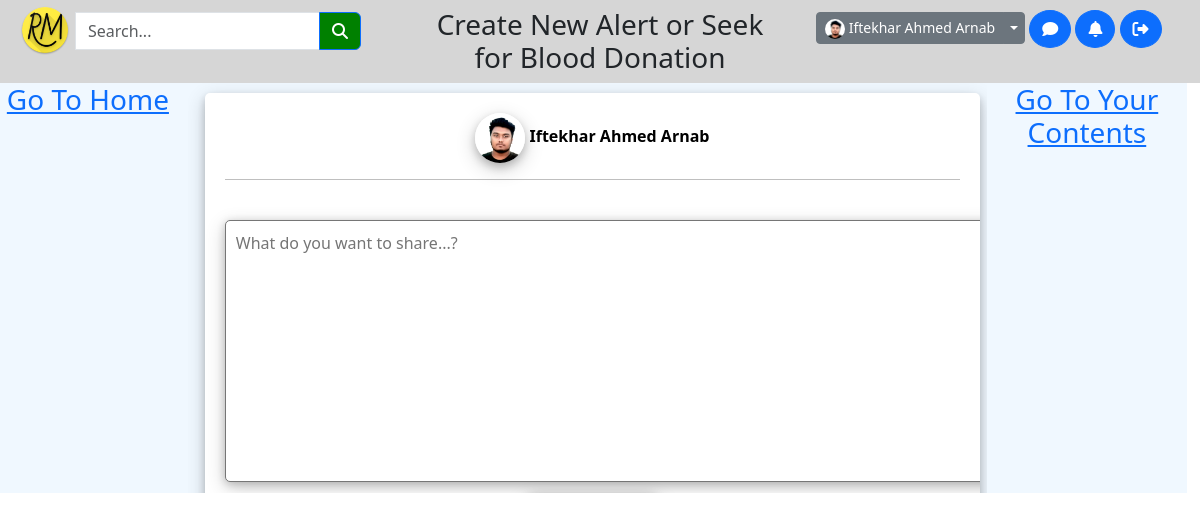
Screenshot of /create_post_alert.php (signed in) with the database file from the repository.
### tables this page shows
CREATE TABLE `users` (
  `fname` varchar(150) DEFAULT NULL,
  `lname` varchar(150) DEFAULT NULL,
  `uname` varchar(150) DEFAULT NULL,
  `email` varchar(150) DEFAULT NULL,
  `phone` varchar(150) DEFAULT NULL,
  `job` varchar(150) DEFAULT NULL,
  `about` varchar(500) DEFAULT NULL,
  `pass` varchar(150) DEFAULT NULL,
  `id` int(11) NOT NULL,
  `verified` varchar(20) DEFAULT NULL,
  `flag` int(11) DEFAULT 0,
  `content_count` int(11) DEFAULT 0,
  `pro_pic` varchar(500) DEFAULT NULL,
  `temp_id` varchar(50) DEFAULT NULL,
  `date_of_birth` varchar(100) DEFAULT NULL,
  `religion` varchar(100) DEFAULT NULL,
  `language` varchar(100) DEFAULT NULL,
  `relation` varchar(100) DEFAULT NULL,
  `blood` varchar(100) DEFAULT NULL,
  `nation` varchar(100) DEFAULT NULL,
  `address` varchar(100) DEFAULT NULL,
  `gender` varchar(50) DEFAULT NULL,
  `politics` varchar(50) DEFAULT NULL,
  `sports` varchar(400) DEFAULT NULL,
  `hobby` varchar(400) DEFAULT NULL,
  `temp_id2` varchar(50) DEFAULT NULL,
  `status` varchar(50) DEFAULT NULL,
  `s_verified` varchar(50) DEFAULT NULL
);

### create_post_alert.php (the view, shortened to what this page needs)
<?php
$username = "Guest";
$own_profile_link = "logreg.php";
$loguser_propic = "ext-files/user/default.jpg";
function get_propic($aid)
{
    include('include/connection.php');
    $apic = "ext-files/user/default.jpg";
    $asql = "SELECT * FROM users WHERE id = '$aid'";
    $ares = mysqli_query($con, $asql);
    while ($class_arow = mysqli_fetch_assoc($ares)) {
        if (!(empty($class_arow['pro_pic']))) {
            $apic = "ext-files/user/" . $class_arow['pro_pic'];
        }
    }
    return $apic;
}
function get_uname($aid)
{
    include('include/connection.php');
    $rt_val = "Guest";
    $asql = "SELECT * FROM users WHERE id = '$aid'";
    $ares = mysqli_query($con, $asql);
    while ($class_arow = mysqli_fetch_assoc($ares)) {
        $rt_val = $class_arow['fname'] . ' ' . $class_arow['lname'];
    }
    return $rt_val;
}
if (isset($_SESSION["logid"])) {
    $own_profile_link = "profile.php";
    $ulogid = $_SESSION["logid"];
    $username = get_uname($ulogid);
    $loguser_propic = get_propic($ulogid);
}
?>
<!DOCTYPE html>
<html lang="en">
<head>
    <link rel="stylesheet" href="assets/fontawesome/css/all.css">
    <link rel="stylesheet" href="assets/bootstrap/css/bootstrap.min.css">
    <link rel="stylesheet" href="css/style.css?v=<?php echo time(); ?>">
</head>
<body>
    <div style="background-color: rgb(214, 214, 214);">
        <div class="row">
            <div class="col-sm-4">
                <a href="index.php">
                    <img src="files/logo/rm.png" height="50px" width="50px" style="float:left; margin-top:5px;margin-left:20px;">
                </a>
                <form method="GET" action="search.php">
                    <div class="form-group" style="float:left;">
                        <div class="input-group" style="padding: 2%; margin-top:2%;">
                            <input type="search" name="q" class="form-control" placeholder="Search..." />
                            <button type="submit" class="btn btn-primary" style="background-color: green;">
                                <i class="fas fa-search"></i>
                            </button>
                        </div>
                    </div>
                </form>
            </div>
            <div class="col-sm-4">
                <div class="myTab" style="margin: 2%; text-align:center;">
                    <h3>Create New Alert or Seek for Blood Donation</h3>
                </div>
            </div>
            <div class="col-sm-4 userpane">
                <div style="float:right; margin-top: 2%; margin-right: 10%;">
                    <a type="button" class=" home-rbtn btn btn-primary btn-rounded btn-icon" href="chat.php">
                        <i class="fas fa-comment"></i>
                    </a>
                    <a type="button" class=" home-rbtn btn btn-primary btn-rounded btn-icon" href="notification.php">
                        <i class="fas fa-bell"></i>
                    </a>
                    <a type="button" class=" home-rbtn btn btn-primary btn-rounded btn-icon" href="subdir/logout.php">
                        <i class="fas fa-sign-out-alt"></i>
                    </a>
                </div>
                <div style="margin-top: 3%;">
                    <div class="btn-group">
                        <a href="<?= $own_profile_link ?>" class="btn btn-secondary btn-sm home-profile-shortcut" type="button">
                            <img src="<?= $loguser_propic ?>" height="20px" width="20px" style="border-radius: 50%;">
                            <?= $username ?>
                        </a>
                        <button type="button" class="btn btn-sm btn-secondary dropdown-toggle dropdown-toggle-split" data-bs-toggle="dropdown" aria-expanded="false">
                        </button>
                    </div>
                </div>
            </div>
        </div>
    </div>
    <div class="row" style="background-color:aliceblue; width: 99.9%;">
        <div class="col-sm-2 home1 hide-in-mobile" style="overflow-y:scroll;" id="home1">
            <a href="index.php">
                <h3 style="text-align:center;">Go To Home</h3>
            </a>
        </div>
        <div class="col-sm-8" style="overflow-y:scroll;" id="home2">
            <div class="card-main">
                <form class="create-post-form" action="subdir/post_now_alert.php" method="POST" enctype="multipart/form-data">
                    <a title="View User Profile" class="unformatted-link homepage-poster-name" href="profile.php">
                        <img class="profile-pic-home-post" src="<?= $loguser_propic ?>">
                        <?= $username ?>
                        <hr><br>
                    </a>
                    <textarea name="content" class="one textbox" rows="10" cols="90" placeholder="What do you want to share...?"></textarea><br>
                </form>
            </div>
        </div>
        <div class="col-sm-2 hide-in-mobile" style="overflow-y:scroll;" id="home3">
            <a href="your_contents.php">
                <h3 style="text-align:center;">Go To Your Contents</h3>
            </a>
        </div>
    </div>
</body>
</html>

### css/style.css (style rules this page uses)
:root { --transition-speed: 600ms; }
.unformatted-link { text-decoration: none; color: black; }
.btn-rounded { border-radius: 50%; }
.home-rbtn { margin-top: 2%; }
* { scrollbar-width: thin; scrollbar-color: #3d3f28 #faffaf; }
.card-main { width: 100%; overflow: hidden; background-color: rgb(255, 255, 255); border-radius: 5px; margin-top: 10px; margin-left: 5px; margin-bottom: 5px; padding: 20px; box-shadow: 0 4px 8px 0 rgba(0, 0, 0, 0.2), 0 6px 20px 0 rgba(0, 0, 0, 0.19); }
.profile-pic-home-post { border-radius: 50px; height: 50px; width: 50px; box-shadow: 0 4px 8px 0 rgba(0, 0, 0, 0.2), 0 6px 20px 0 rgba(0, 0, 0, 0.19); }
.homepage-poster-name { font-weight: bold; }
.create-post-form { text-align: center; }
.textbox { padding: 10px; border-radius: 5px; box-shadow: 0 2px 8px rgba(0, 0, 0, 0.2), 0 6px 20px 0 rgba(0, 0, 0, 0.19); }

### rows the page displays
users: pro_pic (picture), username "Iftekhar Ahmed Arnab"
